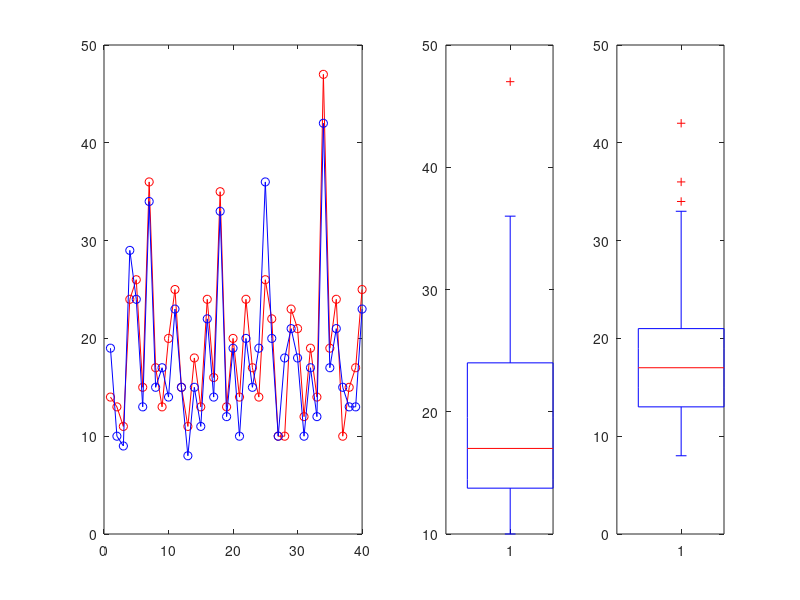

The MATLAB script that drew this image:
% open file
file = fopen('czytelnictwo.csv');
data = textscan(file, '%f %f','Delimiter', ',', 'HeaderLines', 1);
fclose(file);

% select relevant data
przed  = data{1};
po = data{2};

subplot(121);
plot(przed,'-ro');
hold on;
plot(po,'-bo');

subplot(143);
boxplot(przed);
subplot(144);
boxplot(po);

disp('H0 = Nie ma zmiany w czytelnictie');
[p, h, stats] = ranksum(przed,po)

disp('mediany');
mb = median(przed)
ma = median(po)

sb = mean(przed)
sa = mean(po)